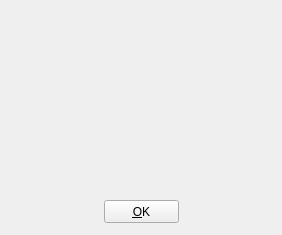
<?xml version="1.0" encoding="UTF-8"?>
<ui version="4.0">
 <class>AboutDialog</class>
 <widget class="QDialog" name="AboutDialog">
  <property name="geometry">
   <rect>
    <x>0</x>
    <y>0</y>
    <width>282</width>
    <height>235</height>
   </rect>
  </property>
  <property name="windowTitle">
   <string>About</string>
  </property>
  <widget class="QLabel" name="labelLogo">
   <property name="geometry">
    <rect>
     <x>80</x>
     <y>40</y>
     <width>128</width>
     <height>128</height>
    </rect>
   </property>
   <property name="text">
    <string/>
   </property>
   <property name="pixmap">
    <pixmap resource="Resource.qrc">:/Graphics/Images/CasparCG.png</pixmap>
   </property>
   <property name="scaledContents">
    <bool>true</bool>
   </property>
  </widget>
  <widget class="QPushButton" name="pushButtonOK">
   <property name="geometry">
    <rect>
     <x>104</x>
     <y>200</y>
     <width>75</width>
     <height>23</height>
    </rect>
   </property>
   <property name="focusPolicy">
    <enum>Qt::NoFocus</enum>
   </property>
   <property name="text">
    <string>&amp;OK</string>
   </property>
  </widget>
 </widget>
 <resources>
  <include location="Resource.qrc"/>
 </resources>
 <connections>
  <connection>
   <sender>pushButtonOK</sender>
   <signal>clicked()</signal>
   <receiver>AboutDialog</receiver>
   <slot>closeDialog()</slot>
   <hints>
    <hint type="sourcelabel">
     <x>269</x>
     <y>290</y>
    </hint>
    <hint type="destinationlabel">
     <x>270</x>
     <y>349</y>
    </hint>
   </hints>
  </connection>
 </connections>
 <slots>
  <slot>openMedia()</slot>
  <slot>addMediaInformation()</slot>
  <slot>closeDialog()</slot>
 </slots>
</ui>
